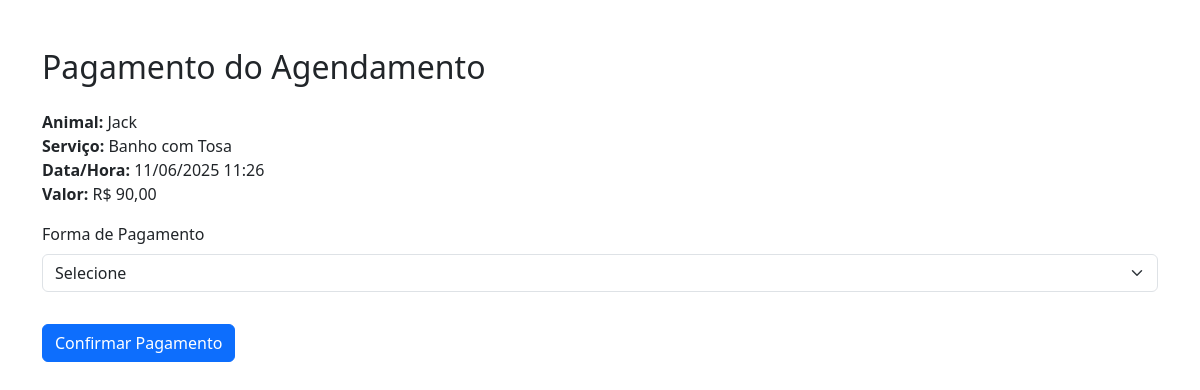
Page /AnimalSave2.3/pages/pagamento.php?id_agendamento=20 (signed in) on the committed database.
### tables this page shows
CREATE TABLE `agendamentos` (
  `id_agendamento` int(11) NOT NULL,
  `id_animal` int(11) DEFAULT NULL,
  `data_hora` datetime NOT NULL,
  `id_servico` int(11) DEFAULT NULL,
  `status` enum('confirmado','cancelado','concluído') DEFAULT 'confirmado',
  `valor` decimal(10,2) NOT NULL,
  `observacoes` text DEFAULT NULL,
  `created` timestamp NOT NULL DEFAULT current_timestamp(),
  `modified` timestamp NOT NULL DEFAULT current_timestamp() ON UPDATE current_timestamp(),
  `id_cliente` int(11) DEFAULT NULL
);

CREATE TABLE `animais` (
  `id_animal` int(11) NOT NULL,
  `id_cliente` int(11) DEFAULT NULL,
  `nome` varchar(255) NOT NULL,
  `foto` varchar(255) NOT NULL,
  `tipo` varchar(50) DEFAULT NULL,
  `raca` varchar(100) DEFAULT NULL,
  `idade` int(11) DEFAULT NULL,
  `peso` decimal(5,2) DEFAULT NULL,
  `observacoes` text DEFAULT NULL,
  `created` timestamp NOT NULL DEFAULT current_timestamp(),
  `modified` timestamp NOT NULL DEFAULT current_timestamp() ON UPDATE current_timestamp()
);

CREATE TABLE `servicos` (
  `id_servico` int(11) NOT NULL,
  `nome` varchar(255) NOT NULL,
  `descricao` text DEFAULT NULL,
  `preco` decimal(10,2) DEFAULT NULL,
  `created` timestamp NOT NULL DEFAULT current_timestamp(),
  `modified` timestamp NOT NULL DEFAULT current_timestamp() ON UPDATE current_timestamp()
);

### AnimalSave2.3/pages/pagamento.php (the view, shortened to what this page needs)
<?php
include('../config/config.php');
$id_agendamento = $_GET['id_agendamento'];
$stmt = $pdo->prepare("
    SELECT Ag.*, An.nome AS nome_animal, S.nome AS nome_servico
    FROM Agendamentos Ag
    JOIN Animais An ON Ag.id_animal = An.id_animal
    JOIN Servicos S ON Ag.id_servico = S.id_servico
    WHERE Ag.id_agendamento = ?
");
$stmt->execute([$id_agendamento]);
$agendamento = $stmt->fetch(PDO::FETCH_ASSOC);
?>
<!DOCTYPE html>
<html lang="pt-br">
<head>
    <link href="https://cdn.jsdelivr.net/npm/bootstrap@5.3.6/dist/css/bootstrap.min.css" rel="stylesheet" />
</head>
<body class="container py-5">
    <h2 class="mb-4">Pagamento do Agendamento</h2>
    <div class="mb-3">
        <strong>Animal:</strong> <?= htmlspecialchars($agendamento['nome_animal']) ?><br />
        <strong>Serviço:</strong> <?= htmlspecialchars($agendamento['nome_servico']) ?><br />
        <strong>Data/Hora:</strong> <?= date('d/m/Y H:i', strtotime($agendamento['data_hora'])) ?><br />
        <strong>Valor:</strong> R$ <?= number_format($agendamento['valor'], 2, ',', '.') ?>
    </div>
    <form method="POST" id="form-pagamento" novalidate>
        <div class="mb-3">
            <label for="forma_pagamento" class="form-label">Forma de Pagamento</label>
            <select name="forma_pagamento" id="forma_pagamento" class="form-select" required>
                <option value="" selected>Selecione</option>
            </select>
        </div>
        <button type="submit" class="btn btn-primary mt-3">Confirmar Pagamento</button>
    </form>
</body>
</html>

### rows in the picture
agendamentos: id_animal.nome "Jack", id_servico.nome "Banho com Tosa", data_hora "11/06/2025 11:26", valor "90,00"
